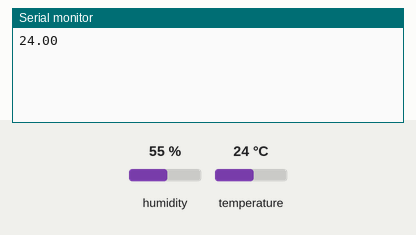
Recording of a sketch running on a simulated Arduino Uno, built with avr-gcc and run on an emulated ATmega328P. Shown: the last lines printed to the serial monitor. The test bench sets the inputs (shaded band); at power-on: temperature 24 °C, humidity 55 %.

Above: at 4.8 s.
4.9 s: temperature set to 12 °C
At 7.0 s:
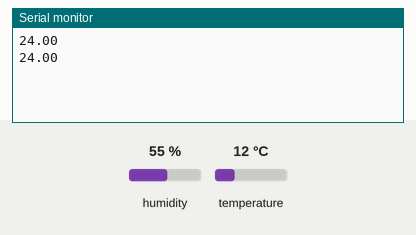
9.9 s: temperature set to 19 °C
At 11.4 s:
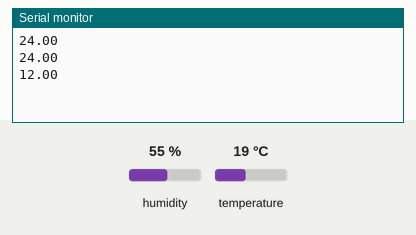
Timing chart, 0 to 12.9 s (numbered marks = the images above; inputs shaded):
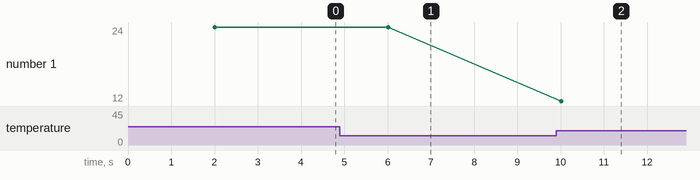

Measured:
- plotted number 1: 24 → 19 after the input at 9.9 s

The sketch:

dht.ino
```cpp
#include <DHT.h>

#define DHTPIN 2       // Define the pin connected to DHT11 data pin
#define DHTTYPE DHT22  // Set the type of DHT sensor

DHT dht(DHTPIN, DHTTYPE);

void setup() {
  Serial.begin(9600); // Initialize serial communication
  dht.begin();        // Initialize the DHT sensor
}

void loop() {
  // Read temperature and humidity from the DHT sensor
  float temperature = dht.readTemperature();
  float humidity = dht.readHumidity();


  delay(2000); // Wait for a few seconds before reading again

  // Print the values to the serial monitor
 // Serial.print("Temperature: ");
  Serial.println(temperature);

  delay(2000); // Wait for a few seconds before reading again
}
```
